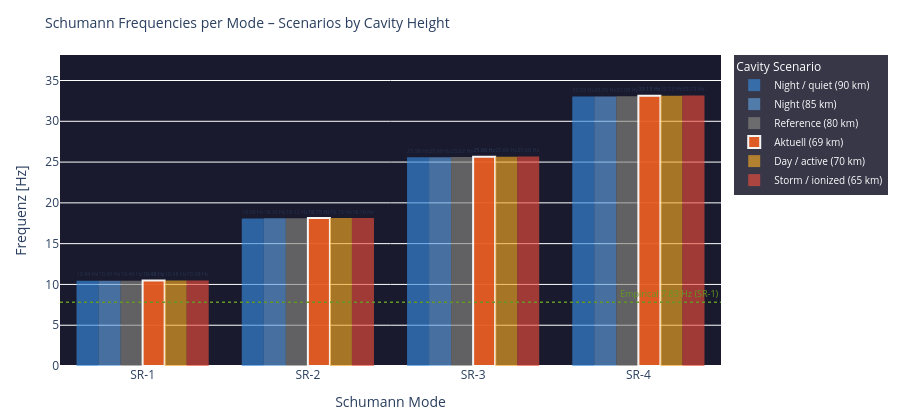

Notebook code for this chart:
### Code cell
# ============================================================
# RESONANCE CONDITIONS – Schumann frequencies as bar chart
# Each SR mode: frequency at different cavity heights
# ============================================================

modi        = [1, 2, 3, 4]
h_scenarios = {
    'Night / quiet (90 km)':   90.0,
    'Night (85 km)':           85.0,
    'Reference (80 km)':        80.0,
    f'Aktuell ({h_eff:.0f} km)': float(h_eff),
    'Day / active (70 km)':     70.0,
    'Storm / ionized (65 km)': 65.0,
}
colors_h = ['#378ADD','#5F9FDD','#888780','#E85D24','#F2A623','#e74c3c']

fig = go.Figure()

x_labels = [f'SR-{n}' for n in modi]

for i, (label, h) in enumerate(h_scenarios.items()):
    freqs = [schumann_freq(n, h) for n in modi]
    # Highlight if this is the current height
    is_current = abs(h - float(h_eff)) < 0.1
    fig.add_trace(go.Bar(
        name=label,
        x=x_labels,
        y=freqs,
        marker_color=colors_h[i],
        opacity=0.95 if is_current else 0.65,
        marker_line=dict(color='white', width=2) if is_current else dict(width=0),
        text=[f'{f:.2f} Hz' for f in freqs],
        textposition='outside',
        textfont=dict(size=8),
    ))

# Referenz-Linie SR-1 = 7.83 Hz (empirisch)
fig.add_hline(y=7.83, line_dash='dot', line_color='#639922', line_width=1.5,
              annotation_text='Empirical 7.83 Hz (SR-1)',
              annotation_font=dict(size=9, color='#639922'))

fig.update_layout(
    title=dict(text='Schumann Frequencies per Mode – Scenarios by Cavity Height', font=dict(size=14)),
    barmode='group',
    xaxis=dict(title='Schumann Mode'),
    yaxis=dict(title='Frequenz [Hz]', range=[0, max(schumann_freq(4, 65)*1.15, 38)]),
    height=420,
    plot_bgcolor='#1a1a2e',
    paper_bgcolor='rgba(0,0,0,0)',
    legend=dict(title='Cavity Scenario', bgcolor='rgba(20,20,40,0.85)',
                font=dict(color='white', size=10)),
    margin=dict(l=60, r=30, t=55, b=50)
)
fig.show()

# Textausgabe Delta zur Referenz
print(f'\nFrequency delta (current {h_eff:.0f} km vs. reference 80 km):')
ref_f = {n: schumann_freq(n, 80.0) for n in modi}
act_f = {n: schumann_freq(n, float(h_eff)) for n in modi}
for n in modi:
    d = (act_f[n] - ref_f[n]) * 1000
    print(f'  SR-{n}: {act_f[n]:.4f} Hz  (Ref {ref_f[n]:.4f} Hz  Δ {d:+.1f} mHz)')

### Figure 1 — Plotly figure (JSON) as saved in the notebook; plotly's stock layout.template omitted (floating-point values rounded to 4 significant figures)
{"data": [{"marker": {"color": "#378ADD", "line": {"width": 0}}, "name": "Night / quiet (90 km)", "opacity": 0.65, "text": ["10.44 Hz", "18.09 Hz", "25.58 Hz", "33.03 Hz"], "textfont": {"size": 8}, "textposition": "outside", "type": "bar", "x": ["SR-1", "SR-2", "SR-3", "SR-4"], "y": [10.44, 18.09, 25.58, 33.03]}, {"marker": {"color": "#5F9FDD", "line": {"width": 0}}, "name": "Night (85 km)", "opacity": 0.65, "text": ["10.45 Hz", "18.10 Hz", "25.60 Hz", "33.05 Hz"], "textfont": {"size": 8}, "textposition": "outside", "type": "bar", "x": ["SR-1", "SR-2", "SR-3", "SR-4"], "y": [10.45, 18.1, 25.6, 33.05]}, {"marker": {"color": "#888780", "line": {"width": 0}}, "name": "Reference (80 km)", "opacity": 0.65, "text": ["10.46 Hz", "18.12 Hz", "25.62 Hz", "33.08 Hz"], "textfont": {"size": 8}, "textposition": "outside", "type": "bar", "x": ["SR-1", "SR-2", "SR-3", "SR-4"], "y": [10.46, 18.12, 25.62, 33.08]}, {"marker": {"color": "#E85D24", "line": {"color": "white", "width": 2}}, "name": "Aktuell (69 km)", "opacity": 0.95, "text": ["10.48 Hz", "18.15 Hz", "25.66 Hz", "33.13 Hz"], "textfont": {"size": 8}, "textposition": "outside", "type": "bar", "x": ["SR-1", "SR-2", "SR-3", "SR-4"], "y": [10.48, 18.15, 25.66, 33.13]}, {"marker": {"color": "#F2A623", "line": {"width": 0}}, "name": "Day / active (70 km)", "opacity": 0.65, "text": ["10.48 Hz", "18.15 Hz", "25.66 Hz", "33.13 Hz"], "textfont": {"size": 8}, "textposition": "outside", "type": "bar", "x": ["SR-1", "SR-2", "SR-3", "SR-4"], "y": [10.48, 18.15, 25.66, 33.13]}, {"marker": {"color": "#e74c3c", "line": {"width": 0}}, "name": "Storm / ionized (65 km)", "opacity": 0.65, "text": ["10.48 Hz", "18.16 Hz", "25.68 Hz", "33.15 Hz"], "textfont": {"size": 8}, "textposition": "outside", "type": "bar", "x": ["SR-1", "SR-2", "SR-3", "SR-4"], "y": [10.48, 18.16, 25.68, 33.15]}], "layout": {"annotations": [{"font": {"color": "#639922", "size": 9}, "showarrow": false, "text": "Empirical 7.83 Hz (SR-1)", "x": 1, "xanchor": "right", "xref": "x domain", "y": 7.83, "yanchor": "bottom", "yref": "y"}], "barmode": "group", "height": 420, "legend": {"bgcolor": "rgba(20,20,40,0.85)", "font": {"color": "white", "size": 10}, "title": {"text": "Cavity Scenario"}}, "margin": {"b": 50, "l": 60, "r": 30, "t": 55}, "paper_bgcolor": "rgba(0,0,0,0)", "plot_bgcolor": "#1a1a2e", "shapes": [{"line": {"color": "#639922", "dash": "dot", "width": 1.5}, "type": "line", "x0": 0, "x1": 1, "xref": "x domain", "y0": 7.83, "y1": 7.83, "yref": "y"}], "title": {"font": {"size": 14}, "text": "Schumann Frequencies per Mode – Scenarios by Cavity Height"}, "xaxis": {"title": {"text": "Schumann Mode"}}, "yaxis": {"range": [0, 38.13], "title": {"text": "Frequenz [Hz]"}}}}
